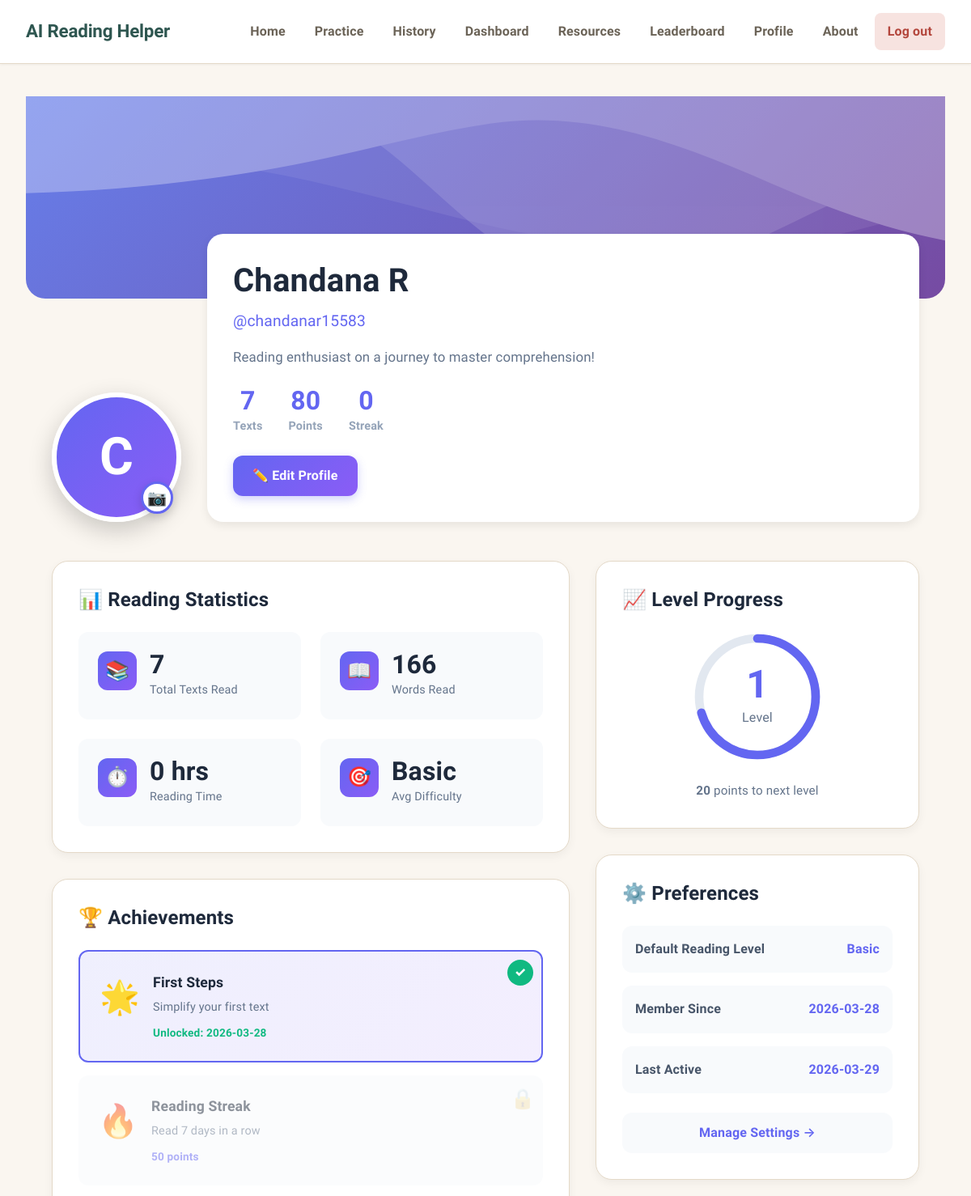
/profile (signed in, upper part), run on an earlier commit of the app's database.
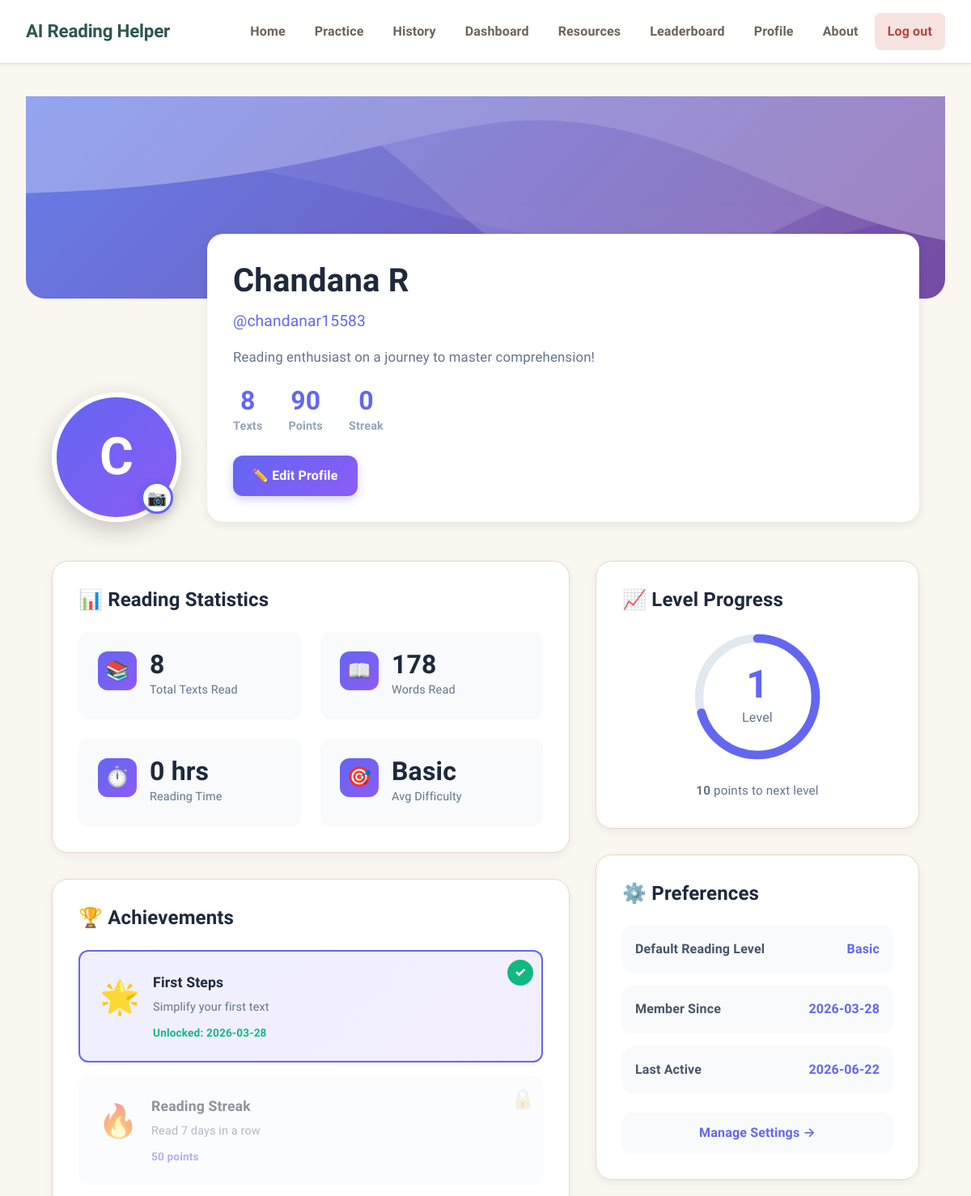
And on a later commit of the database.
### tables this page shows
CREATE TABLE users (
            id INTEGER PRIMARY KEY AUTOINCREMENT,
            username TEXT UNIQUE NOT NULL,
            email TEXT UNIQUE NOT NULL,
            password TEXT NOT NULL,
            full_name TEXT,
            created_at TIMESTAMP DEFAULT CURRENT_TIMESTAMP,
            last_login TIMESTAMP,
            avatar TEXT DEFAULT 'default.png',
            bio TEXT,
            reading_level TEXT DEFAULT 'basic',
            total_texts_simplified INTEGER DEFAULT 0,
            total_reading_time INTEGER DEFAULT 0,
            streak_days INTEGER DEFAULT 0,
            points INTEGER DEFAULT 0,
            badges TEXT DEFAULT '[]'
        );

### app.py (the view)
@app.route('/profile')
@login_required
def profile():
    user = get_user_by_id(session['user_id'])
    total_history = get_user_history(session['user_id'], limit=1000)
    total_words = sum(item.get('words_count', 0) for item in total_history)
    avg_difficulty = calculate_avg_difficulty(total_history)
    achievements = get_user_achievements(session['user_id'])
    return render_template('profile.html',
                         user=user,
                         total_words=total_words,
                         avg_difficulty=avg_difficulty,
                         achievements=achievements)

### app.py (called while the page is built)
def login_required(f):
    @wraps(f)
    def decorated_function(*args, **kwargs):
        if 'user_id' not in session:
            flash('Please log in to access this page.', 'warning')
            return redirect(url_for('login'))
        return f(*args, **kwargs)
    return decorated_function

@app.context_processor
def inject_user():
    user = None
    if 'user_id' in session:
        user = get_user_by_id(session['user_id'])
    return dict(current_user=user)

def get_user_achievements(user_id):
    conn = get_db()
    cursor = conn.cursor()
    cursor.execute('''
        SELECT a.*, ua.unlocked_at
        FROM achievements a
        LEFT JOIN user_achievements ua ON a.id = ua.achievement_id AND ua.user_id = ?
    ''', (user_id,))
    achievements = cursor.fetchall()
    conn.close()
    return [dict(a) for a in achievements]

### database.py (called while the page is built)
def get_db():
    conn = sqlite3.connect(DATABASE)
    conn.row_factory = sqlite3.Row
    return conn

def get_user_by_id(user_id):
    conn = get_db()
    cursor = conn.cursor()
    cursor.execute('SELECT * FROM users WHERE id = ?', (user_id,))
    user = cursor.fetchone()
    conn.close()
    return dict(user) if user else None

### templates/profile.html (shortened to what the changed rows need)
{% extends "base.html" %}
{% block content %}
<div class="profile-container">
  <div class="profile-header">
    <div class="profile-info">
      <div class="avatar-section">
        <div class="avatar">
          {{ current_user.full_name[0].upper() }}
        </div>
        <button class="edit-avatar-btn">📷</button>
      </div>
      <div class="user-details">
        <h1 class="user-name">{{ current_user.full_name }}</h1>
        <p class="user-username">@{{ current_user.username }}</p>
        <p class="user-bio">{{ current_user.bio or "Reading enthusiast on a journey to master comprehension!" }}</p>
        <div class="user-stats-inline">
          <div class="stat-inline">
            <span class="stat-value">{{ current_user.total_texts_simplified }}</span>
            <span class="stat-label">Texts</span>
          </div>
          <div class="stat-inline">
            <span class="stat-value">{{ current_user.points }}</span>
            <span class="stat-label">Points</span>
          </div>
          <div class="stat-inline">
            <span class="stat-value">{{ current_user.streak_days }}</span>
            <span class="stat-label">Streak</span>
          </div>
        </div>
        <a href="{{ url_for('edit_profile') }}" class="edit-profile-btn">✏️ Edit Profile</a>
      </div>
    </div>
  </div>
  <div class="profile-grid">
    <div class="profile-main">
      <div class="card stats-card">
        <div class="stats-grid-profile">
          <div class="stat-item-profile">
            <div class="stat-content-profile">
              <div class="stat-number">{{ current_user.total_texts_simplified }}</div>
              <div class="stat-description">Total Texts Read</div>
            </div>
          </div>
          <div class="stat-item-profile">
            <div class="stat-content-profile">
              <div class="stat-number">{{ total_words }}</div>
              <div class="stat-description">Words Read</div>
            </div>
          </div>
          <div class="stat-item-profile">
            <div class="stat-content-profile">
              <div class="stat-number">{{ (current_user.total_reading_time / 60)|round|int }} hrs</div>
              <div class="stat-description">Reading Time</div>
            </div>
          </div>
        </div>
      </div>
    </div>
    <div class="profile-sidebar">
      <div class="card level-card">
        <div class="level-progress">
          <div class="level-circle">
            <div class="level-text">
              <div class="level-number">{{ (current_user.points / 100)|round|int }}</div>
              <div class="level-label">Level</div>
            </div>
          </div>
          <p class="level-description">
            <strong>{{ 100 - (current_user.points % 100) }}</strong> points to next level
          </p>
        </div>
      </div>
      <div class="card settings-card">
        <div class="settings-list">
          <div class="setting-item">
            <div class="setting-label">Default Reading Level</div>
            <div class="setting-value">{{ current_user.reading_level|capitalize }}</div>
          </div>
          <div class="setting-item">
            <div class="setting-label">Member Since</div>
            <div class="setting-value">{{ current_user.created_at[:10] }}</div>
          </div>
          <div class="setting-item">
            <div class="setting-label">Last Active</div>
            <div class="setting-value">{{ current_user.last_login[:10] if current_user.last_login else 'Today' }}</div>
          </div>
        </div>
      </div>
    </div>
  </div>
</div>
{% endblock %}

What changed in the data, as far as the page shows it:
changed users "Chandana R": total_texts_simplified "7" → "8"; points "80" → "90"; 100-(current_user.points%100) "20" → "10"; last_login "2026-03-29" → "2026-06-22"
Also different on the page:
{{ total_words }}: "166" → "178"
